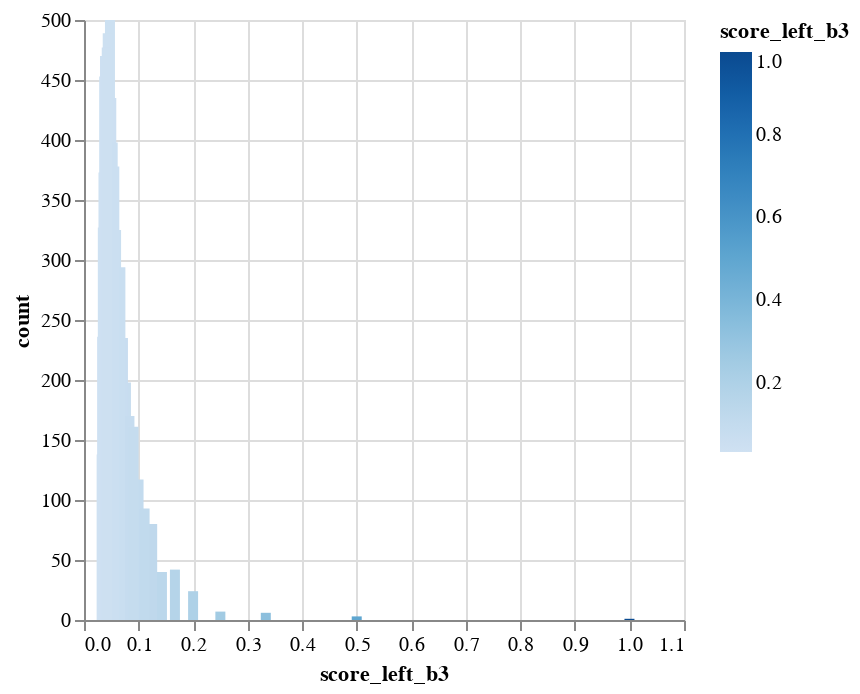
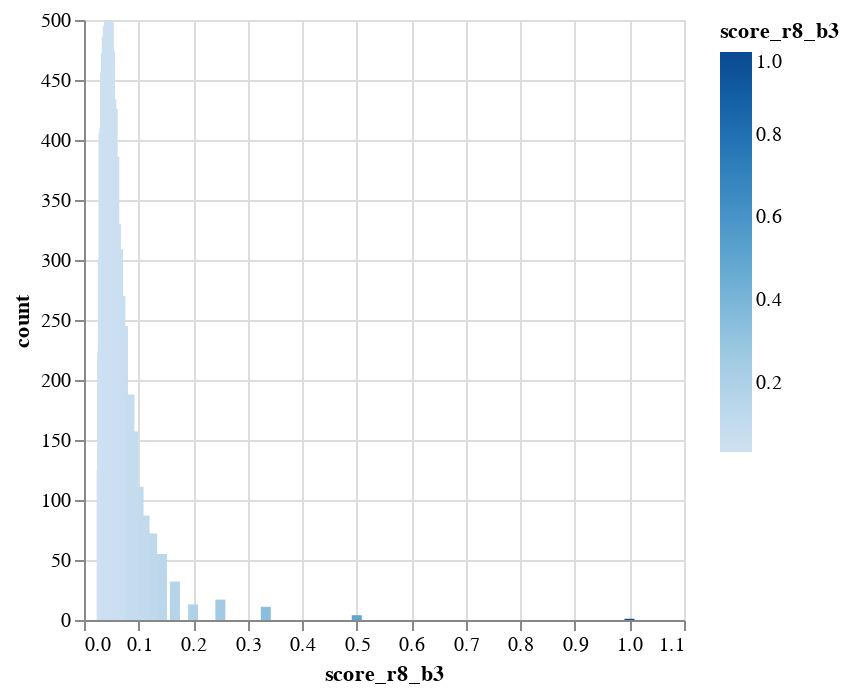

Source (notebook cell) for these figures, in order:
### Code cell
show_b_stats('score_left_b3')
show_b_stats('score_r8_b3')

### Figure 1 — Vega-Lite specification as saved in the notebook (floating-point values rounded to 4 significant figures)
{"config": {"view": {"continuousWidth": 300, "continuousHeight": 300}}, "data": {"name": "data-86fb8b86709e04a4449c4cf133277a53"}, "mark": {"type": "bar", "tooltip": true}, "encoding": {"color": {"field": "score_left_b3", "type": "quantitative"}, "x": {"field": "score_left_b3", "type": "quantitative"}, "y": {"field": "count", "type": "quantitative"}}, "params": [{"name": "param_5", "select": {"type": "interval", "encodings": ["x", "y"]}, "bind": "scales"}], "$schema": "https://vega.github.io/schema/vega-lite/v5.20.1.json", "datasets": {"data-86fb8b86709e04a4449c4cf133277a53": [{"score_left_b3": 0.0476, "count": 500}, {"score_left_b3": 0.125, "count": 80}, {"score_left_b3": 0.0333, "count": 236}, {"score_left_b3": 0.0588, "count": 325}, {"score_left_b3": 0.0769, "count": 198}, {"score_left_b3": 0.0714, "count": 235}, {"score_left_b3": 0.1, "count": 117}, {"score_left_b3": 0.037, "count": 453}, {"score_left_b3": 0.5, "count": 3}, {"score_left_b3": 0.0833, "count": 170}, {"score_left_b3": 0.0345, "count": 327}, {"score_left_b3": 0.3333, "count": 6}, {"score_left_b3": 0.04, "count": 450}, {"score_left_b3": 0.0625, "count": 277}, {"score_left_b3": 0.1111, "count": 93}, {"score_left_b3": 0.0667, "count": 294}, {"score_left_b3": 0.05, "count": 435}, {"score_left_b3": 0.0357, "count": 373}, {"score_left_b3": 0.25, "count": 7}, {"score_left_b3": 0.0455, "count": 480}, {"score_left_b3": 0.0435, "count": 489}, {"score_left_b3": 0.0323, "count": 138}, {"score_left_b3": 0.1429, "count": 40}, {"score_left_b3": 0.2, "count": 24}, {"score_left_b3": 1.0, "count": 1}, {"score_left_b3": 0.0385, "count": 470}, {"score_left_b3": 0.1667, "count": 42}, {"score_left_b3": 0.0909, "count": 161}, {"score_left_b3": 0.0556, "count": 378}, {"score_left_b3": 0.0526, "count": 398}, {"score_left_b3": 0.0417, "count": 477}]}}

### Figure 2 — Vega-Lite specification as saved in the notebook (floating-point values rounded to 4 significant figures)
{"config": {"view": {"continuousWidth": 300, "continuousHeight": 300}}, "data": {"name": "data-57673f34c1243b927bb80b28f57dbdf8"}, "mark": {"type": "bar", "tooltip": true}, "encoding": {"color": {"field": "score_r8_b3", "type": "quantitative"}, "x": {"field": "score_r8_b3", "type": "quantitative"}, "y": {"field": "count", "type": "quantitative"}}, "params": [{"name": "param_6", "select": {"type": "interval", "encodings": ["x", "y"]}, "bind": "scales"}], "$schema": "https://vega.github.io/schema/vega-lite/v5.20.1.json", "datasets": {"data-57673f34c1243b927bb80b28f57dbdf8": [{"score_r8_b3": 0.125, "count": 72}, {"score_r8_b3": 0.0476, "count": 474}, {"score_r8_b3": 0.0588, "count": 330}, {"score_r8_b3": 0.0333, "count": 223}, {"score_r8_b3": 0.0769, "count": 182}, {"score_r8_b3": 0.5, "count": 4}, {"score_r8_b3": 0.1, "count": 111}, {"score_r8_b3": 0.037, "count": 410}, {"score_r8_b3": 0.0714, "count": 245}, {"score_r8_b3": 0.0833, "count": 188}, {"score_r8_b3": 0.0345, "count": 301}, {"score_r8_b3": 0.3333, "count": 11}, {"score_r8_b3": 0.04, "count": 472}, {"score_r8_b3": 0.0625, "count": 309}, {"score_r8_b3": 0.1111, "count": 87}, {"score_r8_b3": 0.05, "count": 434}, {"score_r8_b3": 0.0667, "count": 270}, {"score_r8_b3": 0.0357, "count": 406}, {"score_r8_b3": 0.0455, "count": 499}, {"score_r8_b3": 0.25, "count": 17}, {"score_r8_b3": 0.0323, "count": 125}, {"score_r8_b3": 0.0435, "count": 495}, {"score_r8_b3": 0.1429, "count": 55}, {"score_r8_b3": 1.0, "count": 1}, {"score_r8_b3": 0.2, "count": 13}, {"score_r8_b3": 0.0385, "count": 456}, {"score_r8_b3": 0.1667, "count": 32}, {"score_r8_b3": 0.0909, "count": 157}, {"score_r8_b3": 0.0526, "count": 426}, {"score_r8_b3": 0.0556, "count": 386}, {"score_r8_b3": 0.0417, "count": 486}]}}
